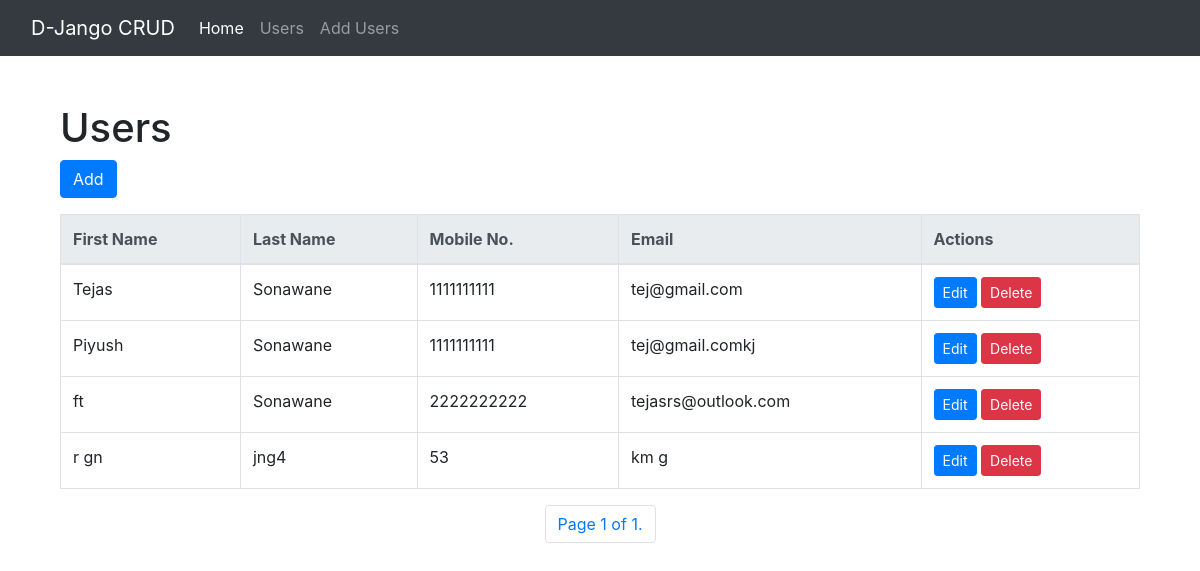
The page /display/?page=2 on the database as committed earlier.
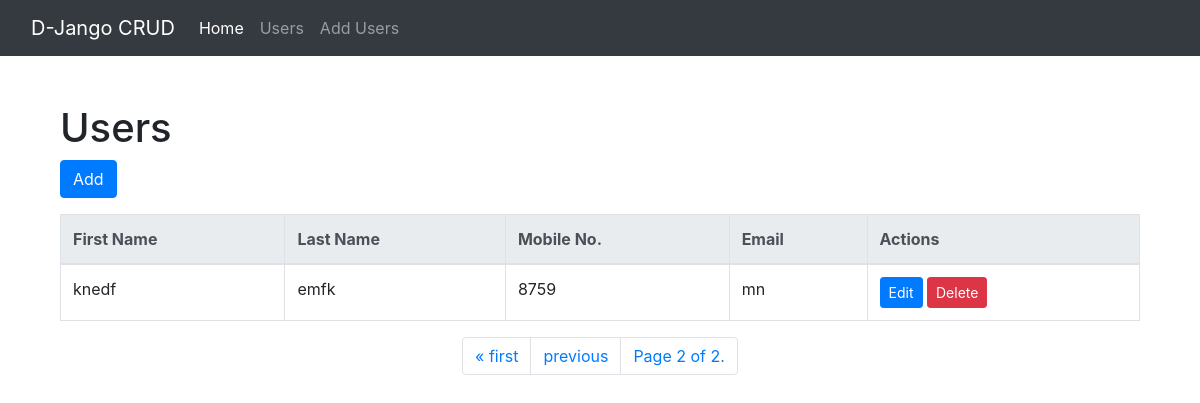
The same page on the database as committed later.
### crud/models.py (models this page shows)
class Crud(models.Model):
  firstname = models.CharField(max_length=255)
  lastname = models.CharField(max_length=255)
  mobno = models.CharField(max_length=255)
  email = models.CharField(max_length=255)

### crud/views.py (the view)
# urls.py: path('display/', views.crud, name='display'),
def crud(request):
    crud_data = Crud.objects.all()
    paginator = Paginator(crud_data, 5)
    page_number = request.GET.get('page')
    page_obj = paginator.get_page(page_number)
    return render(request, 'display.html', {'page_obj': page_obj})

### crud/templates/display.html (shortened to what this page needs)
<!DOCTYPE html>
<html>
<head>
    <link rel="stylesheet" href="https://stackpath.bootstrapcdn.com/bootstrap/4.5.2/css/bootstrap.min.css">
</head>
<body>
    {% include 'navbar.html' %}
    <div class="container">
        <br>
        <h1>Users</h1>
        <a href="/insert/" class="btn btn-primary mb-3">Add</a>
        <table class="table table-bordered">
            <thead class="thead-light">
                <tr>
                    <th scope="col">First Name</th>
                    <th scope="col">Last Name</th>
                    <th scope="col">Mobile No.</th>
                    <th scope="col">Email</th>
                    <th scope="col">Actions</th>
                </tr>
            </thead>
            <tbody>
                {% for x in page_obj %}
                <tr>
                    <td>{{ x.firstname }}</td>
                    <td>{{ x.lastname }}</td>
                    <td>{{ x.mobno }}</td>
                    <td>{{ x.email }}</td>
                    <td>
                        <a href="{% url 'edit' x.id %}" class="btn btn-sm btn-primary">Edit</a>
                        <form id="deleteForm{{ x.id }}" method="post" action="{% url 'delete' x.id %}"
                            style="display: inline;">
                            <button type="button" class="btn btn-danger btn-sm" data-toggle="modal"
                                data-target="#deleteModal{{ x.id }}">
                                Delete
                            </button>
                        </form>
                    </td>
                </tr>
                {% endfor %}
            </tbody>
        </table>
        <div class="pagination justify-content-center">
            <ul class="pagination">
                {% if page_obj.has_previous %}
                <li class="page-item">
                    <a class="page-link" href="?page=1">&laquo; first</a>
                </li>
                <li class="page-item">
                    <a class="page-link" href="?page={{ page_obj.previous_page_number }}">previous</a>
                </li>
                {% endif %}
                <li class="page-item">
                    <span class="page-link">
                        Page {{ page_obj.number }} of {{ page_obj.paginator.num_pages }}.
                    </span>
                </li>
            </ul>
        </div>
    </div>
</body>
</html>

Rows that differ between the two databases and show on the page:
no longer on this page (row unchanged): Crud: firstname "Tejas", lastname "Sonawane", mobno "1111111111", email "tej@gmail.com"
removed Crud: firstname "Piyush", lastname "Sonawane", mobno "1111111111", email "tej@gmail.comkj"
no longer on this page (row unchanged): Crud: firstname "ft", lastname "Sonawane", mobno "2222222222", email "tejasrs@outlook.com"
no longer on this page (row unchanged): Crud: firstname "r gn", lastname "jng4", mobno "53", email "km g"
added Crud: firstname "knedf", lastname "emfk", mobno "8759", email "mn"
Other text that changed with them:
{{ page_obj.number }}: "1" → "2"
{{ page_obj.paginator.num_pages }}: "1" → "2"
text now shown: "« first previous"
